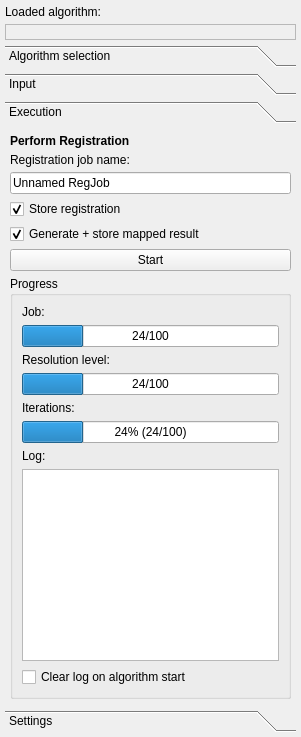
<?xml version="1.0" encoding="UTF-8"?>
<ui version="4.0">
 <class>MatchPointAdvancedControls</class>
 <widget class="QWidget" name="MatchPointAdvancedControls">
  <property name="geometry">
   <rect>
    <x>0</x>
    <y>0</y>
    <width>301</width>
    <height>737</height>
   </rect>
  </property>
  <layout class="QVBoxLayout" name="verticalLayout">
   <property name="spacing">
    <number>5</number>
   </property>
   <property name="margin">
    <number>5</number>
   </property>
   <item>
    <widget class="QLabel" name="label_4">
     <property name="text">
      <string>Loaded algorithm:</string>
     </property>
    </widget>
   </item>
   <item>
    <widget class="QLabel" name="m_lbLoadedAlgorithmName">
     <property name="palette">
      <palette>
       <active>
        <colorrole role="Text">
         <brush brushstyle="SolidPattern">
          <color alpha="255">
           <red>0</red>
           <green>170</green>
           <blue>0</blue>
          </color>
         </brush>
        </colorrole>
       </active>
       <inactive>
        <colorrole role="Text">
         <brush brushstyle="SolidPattern">
          <color alpha="255">
           <red>0</red>
           <green>170</green>
           <blue>0</blue>
          </color>
         </brush>
        </colorrole>
       </inactive>
       <disabled>
        <colorrole role="Text">
         <brush brushstyle="SolidPattern">
          <color alpha="255">
           <red>159</red>
           <green>158</green>
           <blue>158</blue>
          </color>
         </brush>
        </colorrole>
       </disabled>
      </palette>
     </property>
     <property name="font">
      <font>
       <weight>75</weight>
       <bold>true</bold>
      </font>
     </property>
     <property name="frameShape">
      <enum>QFrame::StyledPanel</enum>
     </property>
     <property name="lineWidth">
      <number>2</number>
     </property>
     <property name="midLineWidth">
      <number>1</number>
     </property>
     <property name="text">
      <string/>
     </property>
    </widget>
   </item>
   <item>
    <widget class="QToolBox" name="m_tabs">
     <property name="enabled">
      <bool>true</bool>
     </property>
     <property name="minimumSize">
      <size>
       <width>200</width>
       <height>0</height>
      </size>
     </property>
     <property name="currentIndex">
      <number>2</number>
     </property>
     <widget class="QWidget" name="m_pageSelection">
      <property name="geometry">
       <rect>
        <x>0</x>
        <y>0</y>
        <width>146</width>
        <height>125</height>
       </rect>
      </property>
      <attribute name="label">
       <string>Algorithm selection</string>
      </attribute>
      <layout class="QGridLayout" name="gridLayout_2">
       <property name="margin">
        <number>5</number>
       </property>
       <property name="spacing">
        <number>5</number>
       </property>
       <item row="0" column="0">
        <widget class="QLabel" name="label_Heading1">
         <property name="font">
          <font>
           <weight>75</weight>
           <bold>true</bold>
          </font>
         </property>
         <property name="text">
          <string>Load an algorithm</string>
         </property>
        </widget>
       </item>
       <item row="1" column="0">
        <widget class="QLabel" name="label_algo">
         <property name="text">
          <string>Algorithm browser selection:</string>
         </property>
        </widget>
       </item>
       <item row="3" column="0">
        <widget class="QPushButton" name="m_pbLoadSelected">
         <property name="text">
          <string>Load selected algorithm</string>
         </property>
        </widget>
       </item>
       <item row="4" column="0">
        <widget class="QLabel" name="label_algoInfo">
         <property name="enabled">
          <bool>true</bool>
         </property>
         <property name="autoFillBackground">
          <bool>false</bool>
         </property>
         <property name="text">
          <string>Selected algorithm information:</string>
         </property>
         <property name="wordWrap">
          <bool>true</bool>
         </property>
         <property name="margin">
          <number>0</number>
         </property>
         <property name="indent">
          <number>-1</number>
         </property>
        </widget>
       </item>
       <item row="5" column="0">
        <widget class="QmitkAlgorithmProfileViewer" name="m_teAlgorithmDetails" native="true"/>
       </item>
       <item row="2" column="0">
        <widget class="QLabel" name="m_lbSelectedAlgorithm">
         <property name="frameShape">
          <enum>QFrame::StyledPanel</enum>
         </property>
         <property name="lineWidth">
          <number>2</number>
         </property>
         <property name="midLineWidth">
          <number>1</number>
         </property>
         <property name="text">
          <string>TextLabel</string>
         </property>
        </widget>
       </item>
      </layout>
      <zorder>label_Heading1</zorder>
      <zorder>m_teAlgorithmDetails</zorder>
      <zorder>label_algo</zorder>
      <zorder>label_algoInfo</zorder>
      <zorder>m_pbLoadSelected</zorder>
      <zorder>m_lbSelectedAlgorithm</zorder>
     </widget>
     <widget class="QWidget" name="m_pageInput">
      <property name="geometry">
       <rect>
        <x>0</x>
        <y>0</y>
        <width>112</width>
        <height>152</height>
       </rect>
      </property>
      <attribute name="label">
       <string>Input</string>
      </attribute>
      <layout class="QVBoxLayout" name="verticalLayout_5">
       <property name="spacing">
        <number>5</number>
       </property>
       <property name="margin">
        <number>5</number>
       </property>
       <item>
        <widget class="QLabel" name="label_6">
         <property name="text">
          <string>Target image:</string>
         </property>
        </widget>
       </item>
       <item>
        <layout class="QHBoxLayout" name="horizontalLayout_2">
         <property name="spacing">
          <number>3</number>
         </property>
         <item>
          <widget class="QLabel" name="m_lbTargetName">
           <property name="sizePolicy">
            <sizepolicy hsizetype="MinimumExpanding" vsizetype="Preferred">
             <horstretch>0</horstretch>
             <verstretch>0</verstretch>
            </sizepolicy>
           </property>
           <property name="minimumSize">
            <size>
             <width>0</width>
             <height>0</height>
            </size>
           </property>
           <property name="palette">
            <palette>
             <active>
              <colorrole role="Text">
               <brush brushstyle="SolidPattern">
                <color alpha="255">
                 <red>0</red>
                 <green>170</green>
                 <blue>0</blue>
                </color>
               </brush>
              </colorrole>
             </active>
             <inactive>
              <colorrole role="Text">
               <brush brushstyle="SolidPattern">
                <color alpha="255">
                 <red>0</red>
                 <green>170</green>
                 <blue>0</blue>
                </color>
               </brush>
              </colorrole>
             </inactive>
             <disabled>
              <colorrole role="Text">
               <brush brushstyle="SolidPattern">
                <color alpha="255">
                 <red>159</red>
                 <green>158</green>
                 <blue>158</blue>
                </color>
               </brush>
              </colorrole>
             </disabled>
            </palette>
           </property>
           <property name="font">
            <font>
             <weight>75</weight>
             <bold>true</bold>
            </font>
           </property>
           <property name="toolTip">
            <string>Moving image that should be mapped...</string>
           </property>
           <property name="frameShape">
            <enum>QFrame::StyledPanel</enum>
           </property>
           <property name="lineWidth">
            <number>2</number>
           </property>
           <property name="midLineWidth">
            <number>1</number>
           </property>
           <property name="text">
            <string/>
           </property>
          </widget>
         </item>
         <item>
          <widget class="QPushButton" name="m_pbLockTarget">
           <property name="sizePolicy">
            <sizepolicy hsizetype="Maximum" vsizetype="Fixed">
             <horstretch>0</horstretch>
             <verstretch>0</verstretch>
            </sizepolicy>
           </property>
           <property name="minimumSize">
            <size>
             <width>24</width>
             <height>24</height>
            </size>
           </property>
           <property name="maximumSize">
            <size>
             <width>24</width>
             <height>24</height>
            </size>
           </property>
           <property name="toolTip">
            <string>Lock the selected moving image to do not change anymore</string>
           </property>
           <property name="text">
            <string/>
           </property>
           <property name="icon">
            <iconset>
             <normaloff>:/org.mitk.gui.qt.matchpoint.algorithm.batch/resources/icon_unlock.png</normaloff>
             <normalon>:/org.mitk.gui.qt.matchpoint.algorithm.batch/resources/icon_lock.png</normalon>:/org.mitk.gui.qt.matchpoint.algorithm.batch/resources/icon_unlock.png</iconset>
           </property>
           <property name="checkable">
            <bool>true</bool>
           </property>
           <property name="flat">
            <bool>false</bool>
           </property>
          </widget>
         </item>
        </layout>
       </item>
       <item>
        <widget class="QLabel" name="label_5">
         <property name="text">
          <string>Moving image(s):</string>
         </property>
        </widget>
       </item>
       <item>
        <layout class="QHBoxLayout" name="horizontalLayout_4">
         <property name="spacing">
          <number>3</number>
         </property>
         <item>
          <widget class="QListWidget" name="m_listMovingNames"/>
         </item>
         <item>
          <widget class="QPushButton" name="m_pbLockMoving">
           <property name="sizePolicy">
            <sizepolicy hsizetype="Maximum" vsizetype="Expanding">
             <horstretch>0</horstretch>
             <verstretch>0</verstretch>
            </sizepolicy>
           </property>
           <property name="minimumSize">
            <size>
             <width>24</width>
             <height>24</height>
            </size>
           </property>
           <property name="maximumSize">
            <size>
             <width>24</width>
             <height>1000</height>
            </size>
           </property>
           <property name="toolTip">
            <string>Lock the reference image</string>
           </property>
           <property name="text">
            <string/>
           </property>
           <property name="icon">
            <iconset>
             <normaloff>:/org.mitk.gui.qt.matchpoint.algorithm.batch/resources/icon_unlock.png</normaloff>
             <normalon>:/org.mitk.gui.qt.matchpoint.algorithm.batch/resources/icon_lock.png</normalon>:/org.mitk.gui.qt.matchpoint.algorithm.batch/resources/icon_unlock.png</iconset>
           </property>
           <property name="checkable">
            <bool>true</bool>
           </property>
           <property name="flat">
            <bool>false</bool>
           </property>
          </widget>
         </item>
        </layout>
       </item>
      </layout>
     </widget>
     <widget class="QWidget" name="m_pageExecution">
      <property name="geometry">
       <rect>
        <x>0</x>
        <y>0</y>
        <width>291</width>
        <height>581</height>
       </rect>
      </property>
      <attribute name="label">
       <string>Execution</string>
      </attribute>
      <layout class="QVBoxLayout" name="verticalLayout_2">
       <property name="spacing">
        <number>5</number>
       </property>
       <property name="margin">
        <number>5</number>
       </property>
       <item>
        <widget class="QLabel" name="label_Heading3">
         <property name="sizePolicy">
          <sizepolicy hsizetype="Preferred" vsizetype="Maximum">
           <horstretch>0</horstretch>
           <verstretch>0</verstretch>
          </sizepolicy>
         </property>
         <property name="font">
          <font>
           <weight>75</weight>
           <bold>true</bold>
          </font>
         </property>
         <property name="text">
          <string>Perform Registration</string>
         </property>
        </widget>
       </item>
       <item>
        <widget class="QLabel" name="label_9">
         <property name="text">
          <string>Registration job name:</string>
         </property>
        </widget>
       </item>
       <item>
        <widget class="QLineEdit" name="m_leRegJobName">
         <property name="toolTip">
          <string>Name of the resulting mapped image</string>
         </property>
         <property name="text">
          <string>Unnamed RegJob</string>
         </property>
        </widget>
       </item>
       <item>
        <widget class="QCheckBox" name="m_checkStoreReg">
         <property name="text">
          <string>Store registration</string>
         </property>
         <property name="checked">
          <bool>true</bool>
         </property>
        </widget>
       </item>
       <item>
        <widget class="QCheckBox" name="m_checkMapEntity">
         <property name="text">
          <string>Generate + store mapped result</string>
         </property>
         <property name="checked">
          <bool>true</bool>
         </property>
        </widget>
       </item>
       <item>
        <layout class="QHBoxLayout" name="horizontalLayout_5">
         <item>
          <widget class="QPushButton" name="m_pbStartReg">
           <property name="text">
            <string>Start</string>
           </property>
          </widget>
         </item>
        </layout>
       </item>
       <item>
        <widget class="QGroupBox" name="groupBox">
         <property name="sizePolicy">
          <sizepolicy hsizetype="Preferred" vsizetype="MinimumExpanding">
           <horstretch>0</horstretch>
           <verstretch>0</verstretch>
          </sizepolicy>
         </property>
         <property name="title">
          <string>Progress</string>
         </property>
         <property name="flat">
          <bool>false</bool>
         </property>
         <layout class="QVBoxLayout" name="verticalLayout_3">
          <item>
           <widget class="QLabel" name="m_lbProgBarLevel_2">
            <property name="text">
             <string>Job:</string>
            </property>
           </widget>
          </item>
          <item>
           <widget class="QProgressBar" name="m_progBarJob">
            <property name="maximum">
             <number>100</number>
            </property>
            <property name="value">
             <number>24</number>
            </property>
            <property name="invertedAppearance">
             <bool>false</bool>
            </property>
            <property name="format">
             <string>%v/%m</string>
            </property>
           </widget>
          </item>
          <item>
           <widget class="QLabel" name="m_lbProgBarLevel">
            <property name="text">
             <string>Resolution level:</string>
            </property>
           </widget>
          </item>
          <item>
           <widget class="QProgressBar" name="m_progBarLevel">
            <property name="maximum">
             <number>100</number>
            </property>
            <property name="value">
             <number>24</number>
            </property>
            <property name="invertedAppearance">
             <bool>false</bool>
            </property>
            <property name="format">
             <string>%v/%m</string>
            </property>
           </widget>
          </item>
          <item>
           <widget class="QLabel" name="m_lbProgBarIteration">
            <property name="text">
             <string>Iterations:</string>
            </property>
           </widget>
          </item>
          <item>
           <widget class="QProgressBar" name="m_progBarIteration">
            <property name="maximum">
             <number>100</number>
            </property>
            <property name="value">
             <number>24</number>
            </property>
            <property name="invertedAppearance">
             <bool>false</bool>
            </property>
            <property name="format">
             <string>%p% (%v/%m)</string>
            </property>
           </widget>
          </item>
          <item>
           <widget class="QLabel" name="label_log">
            <property name="text">
             <string>Log:</string>
            </property>
           </widget>
          </item>
          <item>
           <widget class="QTextEdit" name="m_teLog">
            <property name="sizePolicy">
             <sizepolicy hsizetype="Expanding" vsizetype="Expanding">
              <horstretch>0</horstretch>
              <verstretch>0</verstretch>
             </sizepolicy>
            </property>
            <property name="font">
             <font>
              <pointsize>9</pointsize>
             </font>
            </property>
            <property name="tabChangesFocus">
             <bool>true</bool>
            </property>
            <property name="lineWrapMode">
             <enum>QTextEdit::NoWrap</enum>
            </property>
            <property name="readOnly">
             <bool>true</bool>
            </property>
           </widget>
          </item>
          <item>
           <widget class="QCheckBox" name="m_checkClearLog">
            <property name="text">
             <string>Clear log on algorithm start</string>
            </property>
           </widget>
          </item>
         </layout>
        </widget>
       </item>
      </layout>
     </widget>
     <widget class="QWidget" name="m_pageSettings">
      <property name="geometry">
       <rect>
        <x>0</x>
        <y>0</y>
        <width>260</width>
        <height>28</height>
       </rect>
      </property>
      <attribute name="label">
       <string>Settings</string>
      </attribute>
      <layout class="QVBoxLayout" name="verticalLayout_4">
       <property name="spacing">
        <number>5</number>
       </property>
       <property name="margin">
        <number>5</number>
       </property>
       <item>
        <widget class="QLabel" name="label_Heading2">
         <property name="font">
          <font>
           <weight>75</weight>
           <bold>true</bold>
          </font>
         </property>
         <property name="text">
          <string>Configure algorithm parameters</string>
         </property>
        </widget>
       </item>
       <item>
        <widget class="QmitkAlgorithmSettingsConfig" name="m_AlgoConfigurator" native="true">
         <property name="sizePolicy">
          <sizepolicy hsizetype="MinimumExpanding" vsizetype="MinimumExpanding">
           <horstretch>0</horstretch>
           <verstretch>0</verstretch>
          </sizepolicy>
         </property>
         <property name="minimumSize">
          <size>
           <width>250</width>
           <height>0</height>
          </size>
         </property>
        </widget>
       </item>
      </layout>
     </widget>
    </widget>
   </item>
  </layout>
 </widget>
 <customwidgets>
  <customwidget>
   <class>QmitkAlgorithmProfileViewer</class>
   <extends>QWidget</extends>
   <header>QmitkAlgorithmProfileViewer.h</header>
  </customwidget>
  <customwidget>
   <class>QmitkAlgorithmSettingsConfig</class>
   <extends>QWidget</extends>
   <header>QmitkAlgorithmSettingsConfig.h</header>
  </customwidget>
 </customwidgets>
 <resources/>
 <connections/>
 <designerdata>
  <property name="gridDeltaX">
   <number>5</number>
  </property>
  <property name="gridDeltaY">
   <number>5</number>
  </property>
  <property name="gridSnapX">
   <bool>true</bool>
  </property>
  <property name="gridSnapY">
   <bool>true</bool>
  </property>
  <property name="gridVisible">
   <bool>true</bool>
  </property>
 </designerdata>
</ui>
